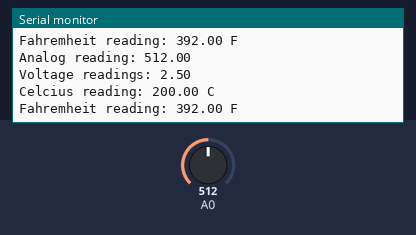
This sketch was run on a simulated Arduino Uno, built with avr-gcc and run on an emulated ATmega328P. Shown: the last lines printed to the serial monitor. Inputs (shaded band) come from the test bench; at power-on: A0 = 512.

Above: at 3.8 s.
3.9 s: A0 set to 716
At 7.3 s:
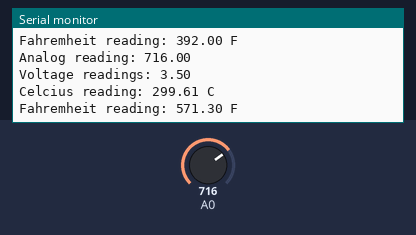
7.8 s: A0 set to 900
At 10.0 s:
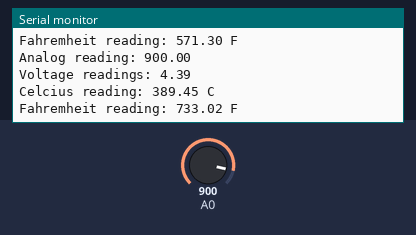
Timing chart, 0 to 11.5 s (numbered marks = the images above; inputs shaded):
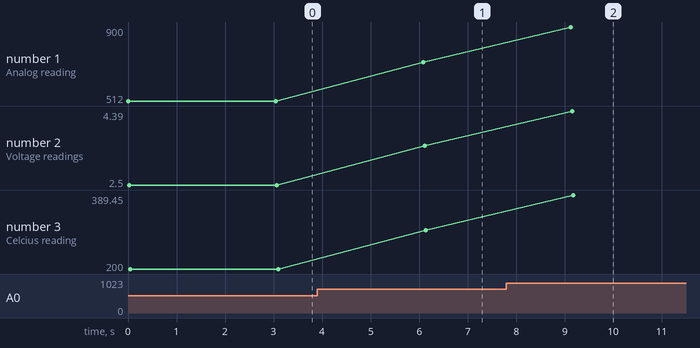

Measured:
- after the input at 3.9 s, the serial monitor: prints a new line after 2.2 s (image 1)
- after the input at 7.8 s, the serial monitor: prints a new line after 1.3 s (image 2)
- plotted number 1: 512 → 716 after the input at 3.9 s, 716 → 900 after the input at 7.8 s
- plotted number 2: 2.5 → 3.5 after the input at 3.9 s, 3.5 → 4.39 after the input at 7.8 s
- plotted number 3: 200 → 299.61 after the input at 3.9 s, 299.61 → 389.45 after the input at 7.8 s

The sketch:

interfacing_temperature_sensor_with_arduino_using_tinkercad1.ino
```cpp
int temp=A0;
float temp_celcius;
float voltage;
float analog_reading;
float  temp_far;

void setup()
{
  pinMode(A0,INPUT);
  Serial.begin(9600);
}

void loop()
{
  analog_reading=analogRead(A0);
  Serial.print("Analog reading: ");
  Serial.println(analog_reading);
  voltage=analog_reading*5/1024;
  Serial.print("Voltage readings: ");
  Serial.println(voltage);

  temp_celcius=100*(voltage-0.5); //converting from 10mv per degree with 0.5V offset
  Serial.println("Celcius reading: "+String(temp_celcius)+(" C"));
  temp_far=(temp_celcius*9/5)+32;
  Serial.println("Fahremheit reading: "+String(temp_far)+(" F\n"));
  delay(3000);
}
```
